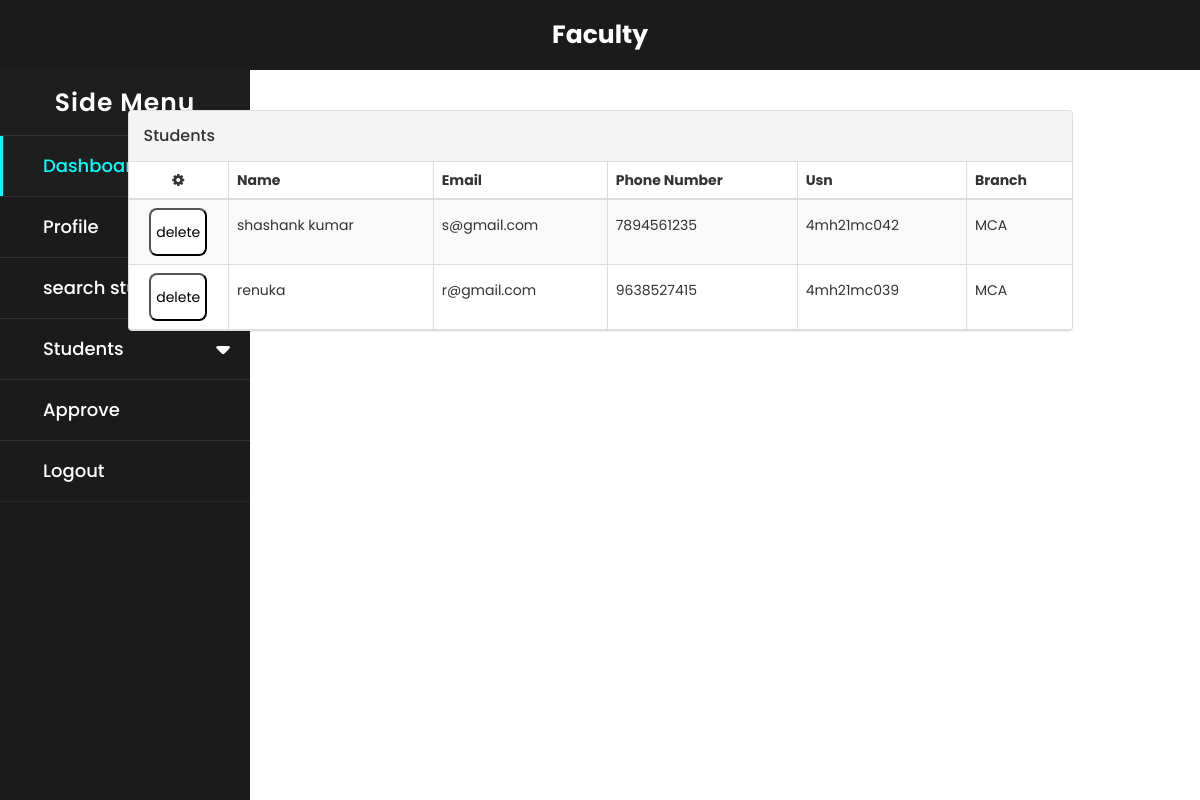
The page /Faculty/your_branch.php (signed in) on the database its author committed.
### tables this page shows
CREATE TABLE `student` (
  `Sid` bigint(100) NOT NULL,
  `Name` varchar(255) NOT NULL,
  `Email` varchar(255) NOT NULL,
  `Phone` bigint(50) NOT NULL,
  `Batch` varchar(200) DEFAULT NULL,
  `Branch` int(100) NOT NULL,
  `Password` varchar(255) NOT NULL,
  `status` varchar(100) NOT NULL DEFAULT 'pending'
);

CREATE TABLE `faculty` (
  `Fid` int(100) NOT NULL,
  `Fname` varchar(255) NOT NULL,
  `Branch` varchar(255) NOT NULL,
  `F_email` varchar(255) NOT NULL,
  `Password` varchar(255) NOT NULL
);

### Faculty/your_branch.php (the view, shortened to what this page needs)
<?php
include('../Connection.php');
$user = $_SESSION['fid'];
$sql = mysqli_query($conn, "select * from faculty where F_email='$user' ");
$row = mysqli_fetch_array($sql);
$Fid = $row["Fid"];
?>
<!DOCTYPE html>
<head>
    <link rel="stylesheet" href="../css/faculties.css">
    <link rel="stylesheet" type="text/css" href="../css/buttons.css">
    <link href="//maxcdn.bootstrapcdn.com/bootstrap/3.3.0/css/bootstrap.min.css" rel="stylesheet" id="bootstrap-css">
    <link href="https://cdnjs.cloudflare.com/ajax/libs/font-awesome/4.4.0/css/font-awesome.min.css" rel='stylesheet' type='text/css'>
</head>
<body>
<?php include '../asset/faculty_dash.php'; ?>
    <div class="container">
        <div class="row">
            <br>
            <br>
            <div class="col-md-10 col-md-offset-1">
                <div class="panel panel-default panel-table">
                    <div class="panel-heading">
                        <div class="row">
                            <div class="col col-xs-6">
                                <h3 class="panel-title">Students </h3>
                            </div>
                        </div>
                    </div>
                    <div class="panel-body">
                        <table class="table table-striped table-bordered table-list" id="sticky">
                            <thead>
                                <tr>
                                    <th><em class="fa fa-cog"></em></th>
                                    <th class="hidden-xs"> Name</th>
                                    <th>Email</th>
                                    <th>Phone Number</th>
                                    <th>Usn</th>
                                    <th>Branch</th>
                                </tr>
                            </thead>
                            <tbody>
                                <?php
                                include '../Connection.php';
                                $que = mysqli_query($conn, "select s.*,f.Branch from student s,faculty f  where s.Branch=f.Fid and s.Branch='$Fid'  and status='approved'");
                                while ($row = mysqli_fetch_array($que)) {
                                    ?>
                                    <tr>
                                        <td align='center'>
                                            <form method="POST" action="your_branch.php">
                                                <input type="submit" name="deny" id="but" onclick="return confirm('confirm to delete')" value="delete">
                                            </form>
                                        </td>
                                        <td><?php echo $row['Name']; ?></td>
                                        <td><?php echo $row['Email']; ?></td>
                                        <td><?php echo $row['Phone']; ?></td>
                                        <td><?php echo $row['Batch']; ?></td>
                                        <td><?php echo $row['Branch']; ?></td>
                                    </tr>
                                    <?php
                                }
                                ?>
                            </tbody>
                        </table>
                    </div>
                </div>
            </div></div></div>
</body>
</html>

### css/faculties.css (style rules this page uses)
.panel-table .panel-body { padding:0; }
.panel-table .panel-body .table-bordered { border-style: none; margin:0; }
.panel-table .panel-body .table-bordered > thead > tr > th:first-of-type { text-align:center; width: 100px; }
.panel-table .panel-body .table-bordered > thead > tr > th:last-of-type, .panel-table .panel-body .table-bordered > tbody > tr > td:last-of-type { border-right: 0px; }
.panel-table .panel-body .table-bordered > thead > tr > th:first-of-type, .panel-table .panel-body .table-bordered > tbody > tr > td:first-of-type { border-left: 0px; }
.panel-table .panel-body .table-bordered > tbody > tr:first-of-type > td { border-bottom: 0px; }
.panel-table .panel-body .table-bordered > thead > tr:first-of-type > th { border-top: 0px; }
.panel-table .panel-heading .col h3 { line-height: 30px; height: 30px; }
.panel-table .panel-body .table-bordered > tbody > tr > td { line-height: 34px; }

### css/buttons.css (style rules this page uses)
#but { padding:5px; color: black; background-color: white; border-radius: 8px; border-color: black; }

### asset/faculty_dash.php (style rules this page uses)
* { margin: 0; padding: 0; user-select: none; box-sizing: border-box; font-family: 'Poppins', sans-serif; }

### rows shown on the page
student: Name "shashank kumar", Email "s@gmail.com", Phone "7894561235", Batch "4mh21mc042", Branch.Branch "MCA"
student: Name "renuka", Email "r@gmail.com", Phone "9638527415", Batch "4mh21mc039", Branch.Branch "MCA"
